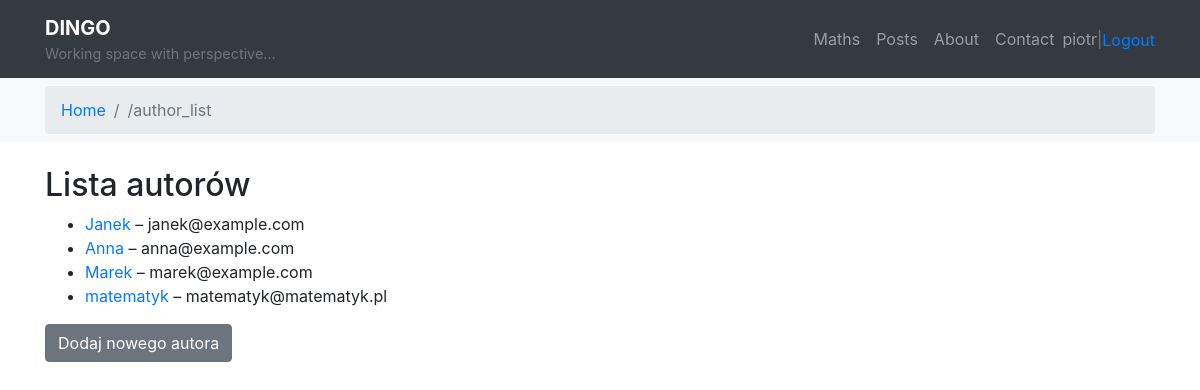
Screenshot of /posts/authors/ (signed in) with the database file from the repository.
### posts/models.py (models this page shows, shortened)
class Author(models.Model):
    nick = models.CharField(max_length=20, unique=True)
    email = models.EmailField(unique=True)

### posts/views.py (the view)
# urls.py: path('authors/', author_list, name='author_list'),
def author_list(request):
    authors = Author.objects.all()
    return render(request, 'posts/author_list.html', {'authors': authors})

### posts/templates/posts/author_list.html (shortened to what this page needs)
{% extends "main.html" %}
{% block content %}
   <h2>Lista autorów</h2>
   <ul>
       {% for author in authors %}
           <li><a href="{% url 'posts:author_detail' author.id %}">{{ author.nick }}</a> – {{ author.email }}</li>
       {% endfor %}
   </ul>
   <a href="{% url 'posts:author_create' %}" class="btn btn-secondary">Dodaj nowego autora</a>
{% endblock %}

### templates/main.html (shortened to what this page needs)
{% load bootstrap4 %}
{% load static %}
<!DOCTYPE html>
<html lang="en">
<head>
    <link rel="stylesheet" href="{% static 'maths/css/style.css' %}">
    {% bootstrap_css %}
</head>
<body>
<nav class="navbar navbar-expand-lg navbar-dark bg-dark">
    <div class="container">
      <a class="navbar-brand" href="{% url 'welcome' %}">
        <div class="d-flex flex-column">
          <strong>DINGO</strong>
          <small class="text-muted" style="font-size: 0.9rem;">Working space with perspective...</small>
        </div>
      </a>
      <div class="collapse navbar-collapse justify-content-end" id="navbarNav">
        <ul class="navbar-nav text-right">
          <li class="nav-item">
            <a class="nav-link" href="{% url 'maths:list' %}">Maths</a>
          </li>
          <li class="nav-item">
            <a class="nav-link" href="{% url 'posts:post_list' %}">Posts</a>
          </li>
          <li class="nav-item">
            <a class="nav-link" href="{% url 'about' %}">About</a>
          </li>
          <li class="nav-item">
            <a class="nav-link" href="{% url 'contact' %}">Contact</a>
          </li>
          {% if user.is_authenticated %}
          <li class="nav-item d-flex align-items-center">
            <span class="nav-link p-0">{{ user.username }}</span>
            <span class="nav-item text-muted me-3">|</span>
            <form method="post" action="{% url 'logout' %}" class="m-0">
              <button type="submit" class="btn btn-link p-0" style="border:none; background:none;">Logout</button>
            </form>
          </li>
          {% else %}
            <li class="nav-item">
              <a class="nav-link" href="{% url 'login' %}">Login</a>
            </li>
          {% endif %}
        </ul>
      </div>
    </div>
  </nav>
<nav class="bg-light py-2 px-3 mb-4" aria-label="breadcrumb">
    <div class="container">
        <ol class="breadcrumb mb-0">
            <li class="breadcrumb-item"><a href="{% url 'welcome' %}">Home</a></li>
            {% if request.resolver_match.url_name != "welcome" %}
                <li class="breadcrumb-item active" aria-current="page">
                    /{{ request.resolver_match.url_name }}
                </li>
            {% endif %}
        </ol>
    </div>
</nav>
<div class="container">
    {% block content %}{% endblock %}
</div>
</body>
</html>

### rows the page displays
Author: nick "Janek", email "janek@example.com"
Author: nick "Anna", email "anna@example.com"
Author: nick "Marek", email "marek@example.com"
Author: nick "matematyk", email "matematyk@matematyk.pl"

### other values shown
{{ user.username }} "piotr"
{{ request.resolver_match.url_name }} "author_list"
